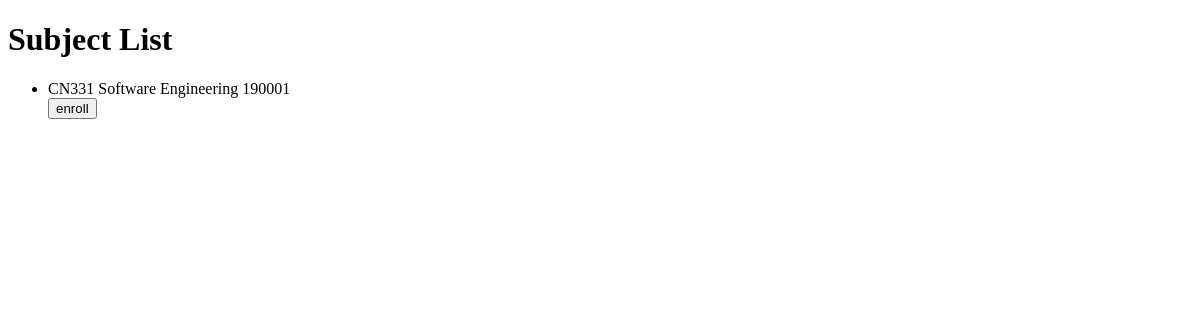
The page /booking/ on the database as committed earlier.
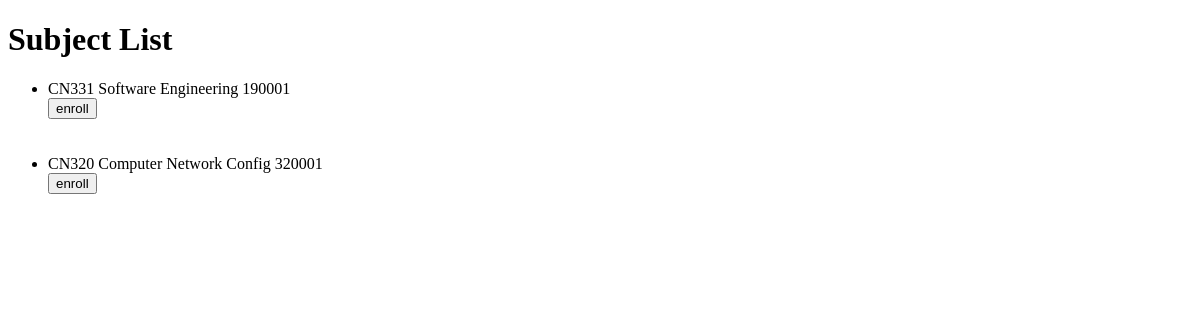
The same page on the database as committed later.
### booking/models.py (models this page shows)
class Subject(models.Model):
    class_number = models.CharField(max_length=5, default="")
    subject_name = models.CharField(max_length=64, default="")
    section = models.CharField(max_length=10, default="")
    def __str__(self):
        return f"{self.class_number} {self.subject_name} {self.section}"

### booking/views.py (the view)
# urls.py: path('', views.index, name='index'),
def index(request):
    subject = Subject.objects.all()
    return render(request, "booking/index.html",{
        'subject': subject
    })

### booking/templates/booking/index.html (shortened to what this page needs)
{% extends 'booking/layout.html' %}
{% block body %}
<h1>Subject List</h1>
<ul>
    {% for subject in subject %}
    <li>{{ subject }}</li>
    <form action="{% url 'booking' subject.id %}" method="post" >
        <button type="submit">enroll</button>
    </form>
    <br></br>
    {% empty %}
    <li> No booking. </li>
    {% endfor %}
</ul>
{% endblock %}

### booking/templates/booking/layout.html (shortened to what this page needs)
<!DOCTYPE html>
<html lang="en">
    <head>
    </head>
    <body>
        {% block body %}
        {% endblock %}
    </body>
</html>

Rows that differ between the two databases and show on the page:
added Subject: class_number+subject_name+section "CN320 Computer Network Config 320001"
